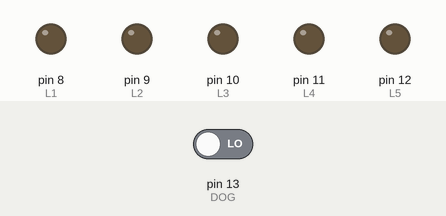
Recording of a sketch running on a simulated Arduino Uno, built with avr-gcc and run on an emulated ATmega328P. Shown: output pins drawn as LEDs (lit = HIGH). Inputs (shaded band) come from the test bench; at power-on: pin 13 (DOG) LOW.

Above: at 1.8 s.
1.9 s: pin 13 (DOG) driven HIGH
At 2.7 s:
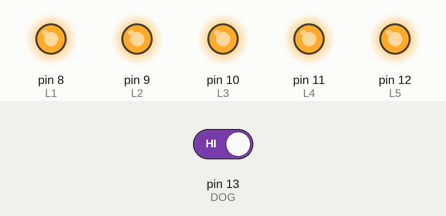
3.5 s: pin 13 (DOG) driven LOW
At 3.9 s:
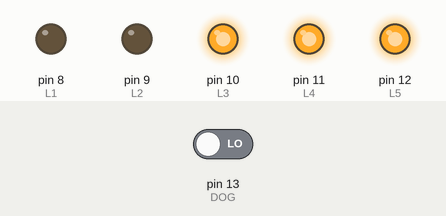
Timing chart, 0 to 6.5 s (numbered marks = the images above; inputs shaded):
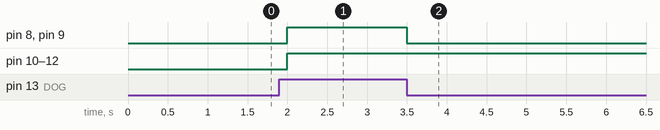

The sketch:

TRABAJO_8.ino
```cpp
int L1=8;
int L2=9;
int L3=10;
int L4=11;
int L5=12;
int estado=0;
int DOG=13;

void setup() {
pinMode(L1,OUTPUT);
pinMode(L2,OUTPUT);
pinMode(L3,OUTPUT);
pinMode(L4,OUTPUT);
pinMode(L5,OUTPUT);
pinMode(DOG,INPUT);
}
void loop() {
 estado = digitalRead(DOG);
if (estado==HIGH){
  digitalWrite(L1,HIGH);
  digitalWrite(L2,HIGH);
  digitalWrite(L3,HIGH);
  digitalWrite(L4,HIGH);
  digitalWrite(L5,HIGH);
  delay (500);

}
else{
  digitalWrite(L1,LOW);
  digitalWrite(L2,LOW);
  delay (500);
}
}

 
```

Measured:
- after the input at 1.9 s, pin 8 (L1), pin 9 (L2), pin 10 (L3), pin 11 (L4), pin 12 (L5): LOW → HIGH after 0.10 s
- after the input at 3.5 s, pin 8 (L1), pin 9 (L2): HIGH → LOW at once
